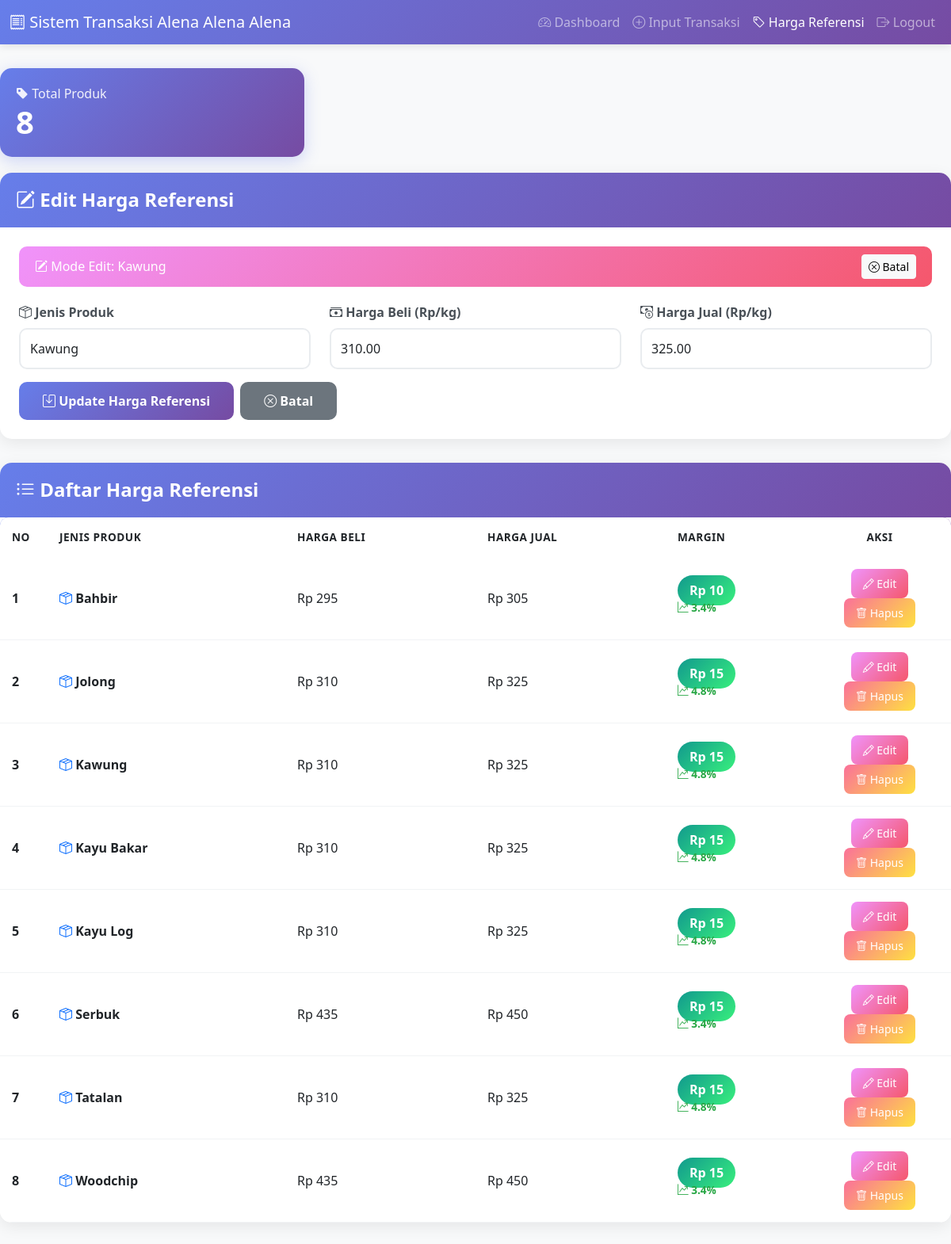
Page /crud_harga_referensi.php?edit=9 (signed in) on the committed database.
### tables this page shows
CREATE TABLE `harga_referensi` (
  `id` int(11) NOT NULL,
  `jenis` varchar(255) DEFAULT NULL,
  `harga_beli` decimal(10,2) DEFAULT NULL,
  `harga_jual` decimal(10,2) DEFAULT NULL
);

### config.php (called while the page is built, shortened)
<?php
function formatRupiah($angka) {
    return "Rp " . number_format($angka, 0, ',', '.');
}
?>

### crud_harga_referensi.php (the view, shortened to what this page needs)
<?php
require_once 'config.php';
$isEdit = false;
$editData = null;
if (isset($_GET['edit'])) {
    $id = filter_var($_GET['edit'], FILTER_VALIDATE_INT);
    if ($id) {
        $stmt = $conn->prepare("SELECT * FROM harga_referensi WHERE id = ?");
        $stmt->bind_param("i", $id);
        $stmt->execute();
        $result = $stmt->get_result();
        if ($result->num_rows > 0) {
            $editData = $result->fetch_assoc();
            $isEdit = true;
        }
    }
}
$sql = "SELECT * FROM harga_referensi ORDER BY jenis ASC";
$result = $conn->query($sql);
?>
<!DOCTYPE html>
<html lang="id">
<head>
    <link href="https://cdn.jsdelivr.net/npm/bootstrap@5.3.0/dist/css/bootstrap.min.css" rel="stylesheet">
    <link rel="stylesheet" href="https://cdn.jsdelivr.net/npm/bootstrap-icons@1.10.0/font/bootstrap-icons.css">
</head>
<body>
    <nav class="navbar navbar-expand-lg navbar-dark">
        <div class="container-fluid">
            <a class="navbar-brand" href="#">
                <i class="bi bi-receipt"></i> Sistem Transaksi Alena Alena Alena
            </a>
            <div class="collapse navbar-collapse" id="navbarNav">
                <ul class="navbar-nav ms-auto">
                    <li class="nav-item">
                        <a class="nav-link" href="dashboard.php">
                            <i class="bi bi-speedometer2"></i> Dashboard
                        </a>
                    </li>
                    <li class="nav-item">
                        <a class="nav-link" href="index.php">
                            <i class="bi bi-plus-circle"></i> Input Transaksi
                        </a>
                    </li>
                    <li class="nav-item">
                        <a class="nav-link active" href="crud_harga_referensi.php">
                            <i class="bi bi-tag"></i> Harga Referensi
                        </a>
                    </li>
                    <li class="nav-item">
                        <a class="nav-link" href="logout.php">
                            <i class="bi bi-box-arrow-right"></i> Logout
                        </a>
                    </li>
                </ul>
            </div>
        </div>
    </nav>
    <div class="container-main">
        <div class="row">
            <div class="col-md-4">
                <div class="stats-card">
                    <p><i class="bi bi-tag-fill"></i> Total Produk</p>
                    <h3><?= $result->num_rows ?></h3>
                </div>
            </div>
        </div>
        <div class="card">
            <div class="card-header">
                <h4>
                    <i class="bi bi-<?= $isEdit ? 'pencil-square' : 'plus-circle' ?>"></i>
                    <?= $isEdit ? 'Edit' : 'Tambah' ?> Harga Referensi
                </h4>
            </div>
            <div class="card-body p-4">
                <?php if ($isEdit): ?>
                    <div class="edit-mode-indicator">
                        <span><i class="bi bi-pencil-square"></i> Mode Edit: <?= htmlspecialchars($editData['jenis']) ?></span>
                        <a href="crud_harga_referensi.php" class="btn btn-sm btn-light">
                            <i class="bi bi-x-circle"></i> Batal
                        </a>
                    </div>
                <?php endif; ?>
                <form method="POST" action="">
                    <div class="row">
                        <div class="col-md-4 mb-3">
                            <label for="jenis" class="form-label">
                                <i class="bi bi-box-seam"></i> Jenis Produk
                            </label>
                            <input type="text" class="form-control" id="jenis" name="jenis"
                                   value="<?= $isEdit ? htmlspecialchars($editData['jenis']) : '' ?>"
                                   placeholder="Contoh: Kayu Bakar, Batako" required minlength="3">
                        </div>
                        <div class="col-md-4 mb-3">
                            <label for="harga_beli" class="form-label">
                                <i class="bi bi-cash-stack"></i> Harga Beli (Rp/kg)
                            </label>
                            <input type="number" class="form-control" id="harga_beli" name="harga_beli"
                                   value="<?= $isEdit ? $editData['harga_beli'] : '' ?>"
                                   placeholder="0" step="100" min="1" required>
                        </div>
                        <div class="col-md-4 mb-3">
                            <label for="harga_jual" class="form-label">
                                <i class="bi bi-cash-coin"></i> Harga Jual (Rp/kg)
                            </label>
                            <input type="number" class="form-control" id="harga_jual" name="harga_jual"
                                   value="<?= $isEdit ? $editData['harga_jual'] : '' ?>"
                                   placeholder="0" step="100" min="1" required>
                        </div>
                    </div>
                    <div class="d-flex gap-2">
                        <?php if ($isEdit): ?>
                            <button type="submit" class="btn btn-submit" name="update">
                                <i class="bi bi-save"></i> Update Harga Referensi
                            </button>
                            <a href="crud_harga_referensi.php" class="btn btn-cancel">
                                <i class="bi bi-x-circle"></i> Batal
                            </a>
                        <?php else: ?>
                            <button type="submit" class="btn btn-submit" name="add">
                                <i class="bi bi-plus-circle"></i> Tambah Harga Referensi
                            </button>
                        <?php endif; ?>
                    </div>
                </form>
            </div>
        </div>
        <div class="card">
            <div class="card-header">
                <h4><i class="bi bi-list-ul"></i> Daftar Harga Referensi</h4>
            </div>
            <div class="card-body p-0">
                <div class="table-container">
                    <table class="table table-hover mb-0">
                        <thead>
                            <tr>
                                <th width="5%">No</th>
                                <th width="25%">Jenis Produk</th>
                                <th width="20%">Harga Beli</th>
                                <th width="20%">Harga Jual</th>
                                <th width="15%">Margin</th>
                                <th width="15%" class="text-center">Aksi</th>
                            </tr>
                        </thead>
                        <tbody>
                            <?php
                            if ($result && $result->num_rows > 0) {
                                $no = 1;
                                $result->data_seek(0);
                                while ($row = $result->fetch_assoc()) {
                                    $margin = $row['harga_jual'] - $row['harga_beli'];
                                    $margin_percent = ($margin / $row['harga_beli']) * 100;
                                    echo "<tr>
                                            <td><strong>$no</strong></td>
                                            <td>
                                                <i class='bi bi-box-seam text-primary'></i>
                                                <strong>" . htmlspecialchars($row['jenis']) . "</strong>
                                            </td>
                                            <td>" . formatRupiah($row['harga_beli']) . "</td>
                                            <td>" . formatRupiah($row['harga_jual']) . "</td>
                                            <td>
                                                <span class='badge-profit'>
                                                    " . formatRupiah($margin) . "
                                                </span>
                                                <div class='profit-margin'>
                                                    <i class='bi bi-graph-up-arrow'></i>
                                                    " . number_format($margin_percent, 1) . "%
                                                </div>
                                            </td>
                                            <td class='text-center'>
                                                <a href='crud_harga_referensi.php?edit=" . $row['id'] . "'
                                                   class='btn btn-edit btn-action'
                                                   title='Edit'>
                                                    <i class='bi bi-pencil'></i> Edit
                                                </a>
                                                <a href='crud_harga_referensi.php?delete=" . $row['id'] . "'
                                                   class='btn btn-delete btn-action'
                                                   onclick='return confirm(\"Yakin ingin menghapus data ini?\")'
                                                   title='Hapus'>
                                                    <i class='bi bi-trash'></i> Hapus
                                                </a>
                                            </td>
                                        </tr>";
                                    $no++;
                                }
                            }
                            ?>
                        </tbody>
                    </table>
                </div>
            </div>
        </div>
    </div>
</body>
</html>

### crud_harga_referensi.php (style rules this page uses)
:root { --primary-gradient: linear-gradient(135deg, #667eea 0%, #764ba2 100%); }
body { background-color: #f8f9fa; font-family: 'Segoe UI', Tahoma, Geneva, Verdana, sans-serif; }
.navbar { background: var(--primary-gradient) !important; box-shadow: 0 2px 10px rgba(0,0,0,0.1); }
.container-main { margin: 30px auto; max-width: 1200px; }
.card { border: none; border-radius: 15px; box-shadow: 0 5px 20px rgba(0,0,0,0.08); overflow: hidden; margin-bottom: 30px; }
.card-header { background: var(--primary-gradient); color: white; padding: 20px; border: none; }
.card-header h4 { margin: 0; font-weight: 600; }
.form-label { font-weight: 600; color: #495057; margin-bottom: 8px; }
.form-control, .form-select { border-radius: 10px; padding: 12px; border: 2px solid #e9ecef; transition: all 0.3s; }
.btn-submit { background: var(--primary-gradient); border: none; padding: 12px 30px; border-radius: 10px; font-weight: 600; transition: transform 0.2s; color: white; }
.btn-cancel { background: #6c757d; border: none; padding: 12px 30px; border-radius: 10px; font-weight: 600; transition: transform 0.2s; color: white; }
.table-container { overflow-x: auto; }
.table { background: white; border-radius: 10px; overflow: hidden; }
.table thead { background: linear-gradient(135deg, #667eea 0%, #764ba2 100%); color: white; }
.table thead th { border: none; padding: 15px; font-weight: 600; text-transform: uppercase; font-size: 0.85rem; letter-spacing: 0.5px; }
.table tbody tr { transition: all 0.3s; }
.table tbody td { padding: 15px; vertical-align: middle; border-bottom: 1px solid #f1f3f5; }
.badge-profit { background: linear-gradient(135deg, #11998e 0%, #38ef7d 100%); color: white; padding: 8px 15px; border-radius: 20px; font-weight: 600; }
.btn-action { padding: 8px 15px; border-radius: 8px; font-size: 0.875rem; font-weight: 500; transition: all 0.3s; border: none; margin: 0 3px; }
.btn-edit { background: linear-gradient(135deg, #f093fb 0%, #f5576c 100%); color: white; }
.btn-delete { background: linear-gradient(135deg, #fa709a 0%, #fee140 100%); color: white; }
.stats-card { background: linear-gradient(135deg, #667eea 0%, #764ba2 100%); color: white; padding: 20px; border-radius: 15px; margin-bottom: 20px; box-shadow: 0 5px 20px rgba(102, 126, 234, 0.3); }
.stats-card h3 { font-size: 2.5rem; font-weight: 700; margin: 0; }
.stats-card p { margin: 0; opacity: 0.9; }
.profit-margin { font-size: 0.85rem; color: #28a745; font-weight: 600; }
.edit-mode-indicator { background: linear-gradient(135deg, #f093fb 0%, #f5576c 100%); color: white; padding: 10px 20px; border-radius: 10px; margin-bottom: 20px; display: flex; align-items: center; justify-content: space-between; }

### rows in the picture
harga_referensi: jenis "Kawung", harga_beli "310.00", harga_jual "325.00", harga_beli "Rp 310", harga_jual "Rp 325", formatRupiah($margin) "Rp 15", margin_percent "4.8"
harga_referensi: jenis "Bahbir", harga_beli "Rp 295", harga_jual "Rp 305", formatRupiah($margin) "Rp 10", margin_percent "3.4"
harga_referensi: jenis "Jolong", harga_beli "Rp 310", harga_jual "Rp 325", formatRupiah($margin) "Rp 15", margin_percent "4.8"
harga_referensi: jenis "Kayu Bakar", harga_beli "Rp 310", harga_jual "Rp 325", formatRupiah($margin) "Rp 15", margin_percent "4.8"
harga_referensi: jenis "Kayu Log", harga_beli "Rp 310", harga_jual "Rp 325", formatRupiah($margin) "Rp 15", margin_percent "4.8"
harga_referensi: jenis "Serbuk", harga_beli "Rp 435", harga_jual "Rp 450", formatRupiah($margin) "Rp 15", margin_percent "3.4"
harga_referensi: jenis "Tatalan", harga_beli "Rp 310", harga_jual "Rp 325", formatRupiah($margin) "Rp 15", margin_percent "4.8"
harga_referensi: jenis "Woodchip", harga_beli "Rp 435", harga_jual "Rp 450", formatRupiah($margin) "Rp 15", margin_percent "3.4"

### other values in the picture
$result->num_rows "8"
